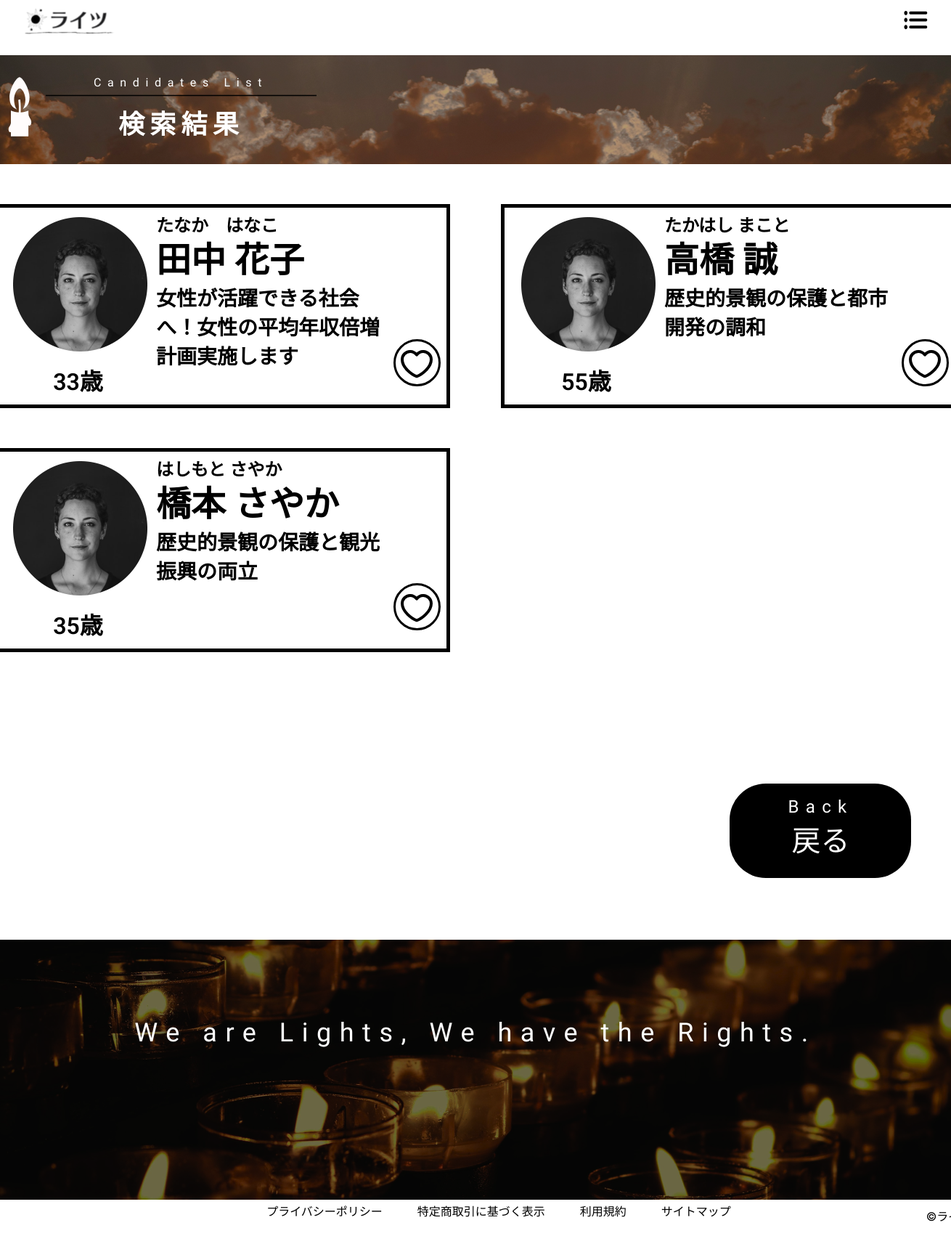
Page /result.php?district=京都市議会 on the committed database.
### tables this page shows
CREATE TABLE `candidates` (
  `id` int(12) NOT NULL,
  `name` varchar(64) NOT NULL,
  `kana` varchar(64) NOT NULL,
  `birthdate` varchar(12) NOT NULL,
  `gender` varchar(12) NOT NULL,
  `district` varchar(64) NOT NULL,
  `period` varchar(64) NOT NULL,
  `link` varchar(128) NOT NULL,
  `principle1` varchar(80) NOT NULL,
  `principle2` varchar(80) NOT NULL,
  `principle3` varchar(80) NOT NULL
);

### funcs.php (called while the page is built)
<?php
function h($str) {
    return htmlspecialchars($str, ENT_QUOTES, 'UTF-8');
  }

### result.php (the view, shortened to what this page needs)
<?php
require_once('funcs.php');
try {
    $pdo = new PDO('mysql:dbname=final_01;charset=utf8;host=localhost','root','');
} catch (PDOException $e) {
    exit('DBConnectError:'.$e->getMessage());
}
$district = isset($_GET['district']) ? $_GET['district'] : '';
$sql = "SELECT * FROM candidates WHERE 1=1";
$params = array();
if (!empty($district)) {
    $sql .= " AND district LIKE :district";
    $params[':district'] = $district . '%';
}
$stmt = $pdo->prepare($sql);
$status = $stmt->execute($params);
if ($status == false) {
    $error = $stmt->errorInfo();
    exit("ErrorQuery:".$error[2]);
} else {
    $candidates = $stmt->fetchAll(PDO::FETCH_ASSOC);
}
?>
<!DOCTYPE html>
<html>
  <head>
    <link rel="stylesheet" type="text/css" href="css/result.css" />
    <link rel="stylesheet" type="text/css" href="css/styleguide.css" />
    <link rel="stylesheet" type="text/css" href="css/globals.css" />
  </head>
  <body style="margin: 0; background: #ffffff">
    <div class="container-center-horizontal">
      <div class="result screen">
      <div class="header-container">
      <a href="index.php">
        <img class="header" src="img/header-1.svg" alt="header" />
      </a>
      </div>
        <div class="top">
          <div class="overlap-group1">
            <div class="view-2">
              <div class="overlap-group-1">
                <div class="create-an-account preahvihear-normal-white-16px">Candidates List</div>
                <img class="line-1" src="img/line-1.svg" alt="Line 1" />
              </div>
              <div class="text_label text_label-2 inter-bold-white-36px">検索結果</div>
            </div>
            <img class="game-iconscandle-light" src="img/game-icons-candle-light-8.svg" alt="game-icons:candle-light" />
          </div>
        </div>
        <?php if (empty($candidates)): ?>
          <p>検索条件に一致する候補者は見つかりませんでした。</p>
        <?php else: ?>
          <?php foreach ($candidates as $index => $candidate): ?>
            <?php if ($index % 2 == 0): ?>
              <div class="view-container<?php echo floor($index / 2) + 1; ?> view-container-5">
            <?php endif; ?>
            <article class="view-1" onclick="window.location='detail.php?id=<?= $candidate['id'] ?>'">
              <div class="flex-col">
                <img class="ellipse-5" src="img/ellipse-5@2x.png" alt="Ellipse 5" />
                <div class="text text-4 roboto-semi-bold-black-32px">
                  <?php
                    $birthdate = new DateTime($candidate['birthdate']);
                    $now = new DateTime();
                    $age = $birthdate->diff($now)->y;
                    echo $age . '歳';
                  ?>
                </div>
              </div>
              <div class="flex-col-1">
                <div class="text-1 text-4 roboto-semi-bold-black-24px"><?= h($candidate['kana']) ?></div>
                <div class="text-2 text-4 roboto-semi-bold-black-48px"><?= h($candidate['name']) ?></div>
                <div class="flex-row">
                  <div class="text-3 text-4 roboto-semi-bold-black-28px">
                    <?= h($candidate['principle1']) ?>
                  </div>
                  <img class="like" src="img/-------like-.svg" alt="like" />
                </div>
              </div>
            </article>
            <?php if ($index % 2 == 1 || $index == count($candidates) - 1): ?>
              </div>
            <?php endif; ?>
          <?php endforeach; ?>
        <?php endif; ?>
        <a href="search.php" class="align-self-flex-end">
          <div class="view-3">
            <div class="overlap-group4">
              <div class="text_label-1 text_label-2 preahvihear-normal-white-40px">戻る</div>
              <div class="enter preahvihear-normal-white-24px">Back</div>
            </div>
          </div>
        </a>
        <div class="footer">
          <div class="footer-1">
            <p class="we-are-lights-we-have-the-rights preahvihear-normal-white-36px">
              We are Lights, We have the Rights.
            </p>
          </div>
          <div class="footer-link-container">
            <div class="footer-link preahvihear-normal-black-16px">
              プライバシーポリシー　　　特定商取引に基づく表示　　　利用規約　　　サイトマップ
            </div>
            <div class="footer-link-1 inter-normal-black-16px">©ライツ</div>
          </div>
        </div>
      </div>
    </div>
  </body>
</html>

### css/result.css (style rules this page uses)
.result { align-items: center; background-color: var(--white); display: flex; flex-direction: column; height: 2846px; width: 1400px; }
.result .header { height: 56px; left: 0; position: fixed; top: 0; width: 1400px; z-index: 10; }
.result .overlap-group1 { height: 98px; position: relative; width: 609px; }
.result .view-2 { align-items: flex-start; display: flex; flex-direction: column; gap: 10px; left: 37px; min-height: 90px; padding: 0 37px; position: absolute; top: 8px; width: 572px; }
.result .overlap-group-1 { height: 28px; margin-top: -6px; position: relative; width: 373px; }
.result .line-1 { height: 3px; left: 0; position: absolute; top: 26px; width: 373px; }
.result .text_label { letter-spacing: 7.20px; min-height: 44px; width: 373px; }
.result .game-iconscandle-light { height: 90px; left: 0; position: absolute; top: 0; width: 75px; }
.result .view-1 { align-items: center; background-color: var(--white); border: 5px solid; border-color: var(--black); display: flex; gap: 12px; height: 281px; padding: 5px 18px; width: 630px; }
.result .flex-col { align-items: center; display: flex; flex-direction: column; gap: 16px; margin-left: 5px; margin-top: 2.0px; min-height: 243px; width: 185px; }
.result .text { margin-right: 6.0px; min-height: 42px; text-align: center; width: 87px; }
.result .flex-col-1 { align-items: flex-start; align-self: flex-end; display: flex; flex-direction: column; min-height: 261px; width: 392px; }
.result .text-1 { min-height: 28px; white-space: nowrap; }
.result .text-2 { min-height: 49px; white-space: nowrap; }
.result .flex-row { align-items: flex-end; display: flex; height: 163px; margin-top: 21px; min-width: 392px; }
.result .text-3 { min-height: 163px; width: 327px; }
.result .like { height: 65px; margin-bottom: 20px; width: 65px; }
.result .view-3 { align-items: flex-end; align-self: flex-end; background-color: var(--black); border-radius: 50px; cursor: pointer; display: flex; height: 130px; justify-content: flex-end; margin-right: 100px; margin-top: 181px; min-width: 250px; padding: 8px 15px; z-index: 4; }
.result .overlap-group4 { height: 104px; position: relative; width: 219px; }
.result .text_label-1 { left: 0; letter-spacing: 0; position: absolute; top: 29px; width: 219px; }
.result .footer { align-items: flex-end; display: flex; flex-direction: column; gap: 5px; margin-top: 85px; min-height: 394px; width: 1400px; z-index: 1; }
.result .text-4 { letter-spacing: 0; line-height: normal; }
.result .text_label-2 { line-height: normal; text-align: center; }

### css/globals.css (style rules this page uses)
.screen a { display: contents; text-decoration: none; }
.container-center-horizontal { display: flex; flex-direction: row; justify-content: center; pointer-events: none; width: 100%; }
.container-center-horizontal > * { flex-shrink: 0; pointer-events: auto; }
.align-self-flex-end { align-self: flex-end; }
* { box-sizing: border-box; }
.top { align-items: center; background-image: url(../img/rectangle-1.png); background-position: 50% 50%; background-size: cover; display: flex; height: 150px; margin-top: 56px; min-width: 1400px; padding: 0 34px; z-index: 2; }
.create-an-account { left: 38px; letter-spacing: 8.64px; line-height: normal; position: absolute; text-align: center; top: 0; width: 296px; }
.ellipse-5 { height: 185px; object-fit: cover; width: 185px; }
.enter { left: 20px; letter-spacing: 9.36px; line-height: normal; position: absolute; text-align: center; top: 0; width: 179px; }
.footer-1 { align-items: flex-end; background-image: url(../img/footer.png); background-position: 50% 50%; background-size: cover; display: flex; height: 358px; padding: 139px 149px; width: 1400px; }
.we-are-lights-we-have-the-rights { letter-spacing: 11.52px; line-height: normal; min-height: 76px; text-align: center; width: 1102px; }
.footer-link-container { align-items: flex-start; display: flex; gap: 217px; height: 30px; min-width: 1023px; }
.footer-link { letter-spacing: 0; line-height: 24px; text-align: center; white-space: nowrap; width: 710px; }
.footer-link-1 { align-self: flex-end; letter-spacing: 0; line-height: 24px; text-align: center; white-space: nowrap; width: 96px; }
.view-container-5 { align-items: flex-start; display: flex; gap: 70px; margin-top: 55px; min-width: 1330px; }

### rows in the picture
candidates: kana "たなか はなこ", name "田中 花子", principle1 "女性が活躍できる社会へ！女性の平均年収倍増計画実施します"
candidates: kana "たかはし まこと", name "高橋 誠", principle1 "歴史的景観の保護と都市開発の調和"
candidates: kana "はしもと さやか", name "橋本 さやか", principle1 "歴史的景観の保護と観光振興の両立"
